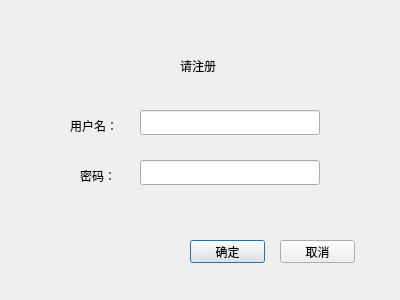
<?xml version="1.0" encoding="UTF-8"?>
<ui version="4.0">
 <class>zhuce</class>
 <widget class="QDialog" name="zhuce">
  <property name="geometry">
   <rect>
    <x>0</x>
    <y>0</y>
    <width>400</width>
    <height>300</height>
   </rect>
  </property>
  <property name="windowTitle">
   <string>Dialog</string>
  </property>
  <property name="styleSheet">
   <string notr="true">background-image: url(D:/Study/shujujiegou/guangzongyaozu/1.png);</string>
  </property>
  <widget class="QLineEdit" name="lineEdit">
   <property name="geometry">
    <rect>
     <x>140</x>
     <y>110</y>
     <width>180</width>
     <height>25</height>
    </rect>
   </property>
   <property name="text">
    <string/>
   </property>
  </widget>
  <widget class="QLabel" name="label_2">
   <property name="geometry">
    <rect>
     <x>80</x>
     <y>160</y>
     <width>71</width>
     <height>31</height>
    </rect>
   </property>
   <property name="text">
    <string>密码：</string>
   </property>
  </widget>
  <widget class="QLineEdit" name="lineEdit_2">
   <property name="geometry">
    <rect>
     <x>140</x>
     <y>160</y>
     <width>180</width>
     <height>25</height>
    </rect>
   </property>
   <property name="text">
    <string/>
   </property>
  </widget>
  <widget class="QLabel" name="label">
   <property name="geometry">
    <rect>
     <x>70</x>
     <y>110</y>
     <width>71</width>
     <height>31</height>
    </rect>
   </property>
   <property name="text">
    <string>用户名：</string>
   </property>
  </widget>
  <widget class="QLabel" name="label_3">
   <property name="geometry">
    <rect>
     <x>180</x>
     <y>60</y>
     <width>54</width>
     <height>12</height>
    </rect>
   </property>
   <property name="text">
    <string>请注册</string>
   </property>
  </widget>
  <widget class="QPushButton" name="ok">
   <property name="geometry">
    <rect>
     <x>190</x>
     <y>240</y>
     <width>75</width>
     <height>23</height>
    </rect>
   </property>
   <property name="styleSheet">
    <string notr="true">background-image: url(D:/Study/shujujiegou/guangzongyaozu/微信截图_20200528195659.png);</string>
   </property>
   <property name="text">
    <string>确定</string>
   </property>
  </widget>
  <widget class="QPushButton" name="cancel">
   <property name="geometry">
    <rect>
     <x>280</x>
     <y>240</y>
     <width>75</width>
     <height>23</height>
    </rect>
   </property>
   <property name="styleSheet">
    <string notr="true">background-image: url(D:/Study/shujujiegou/guangzongyaozu/微信截图_20200528195659.png);</string>
   </property>
   <property name="text">
    <string>取消</string>
   </property>
  </widget>
 </widget>
 <resources/>
 <connections/>
</ui>
